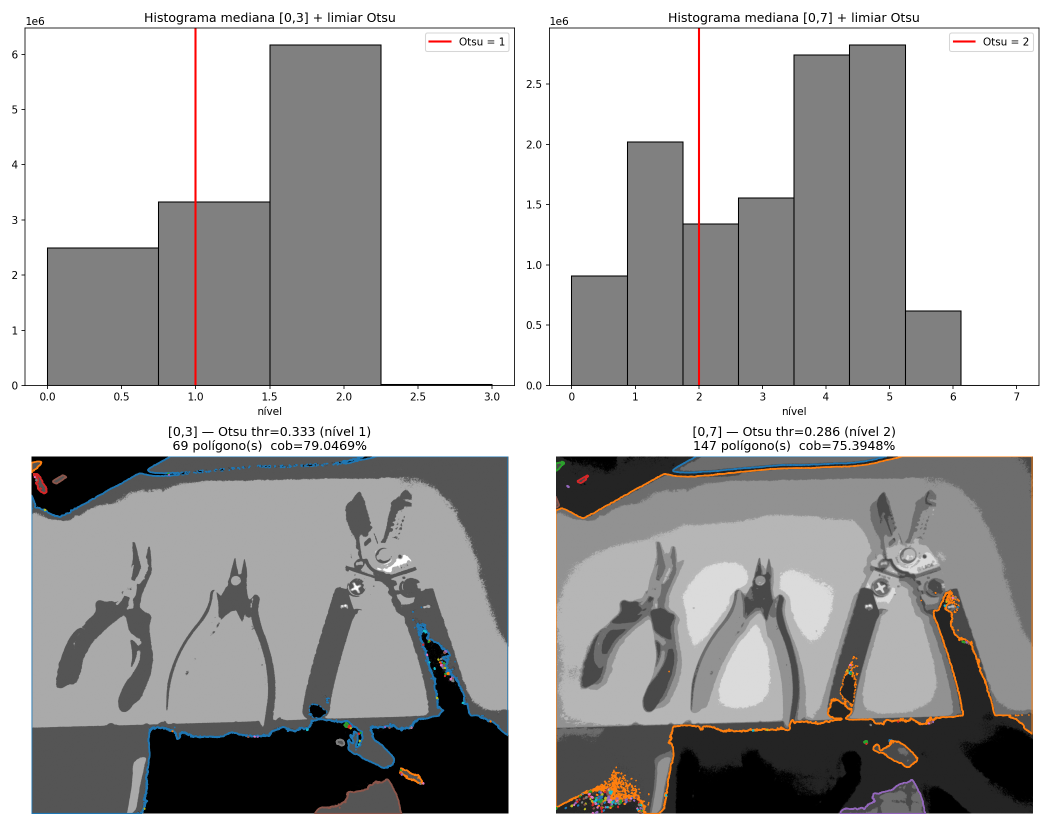
#> input picture experimentos/2026-07-01_mediana_otsu_grid/contornos_otsu_3_7.png, 2100 x 1650 px, given in place of IMG_20260602_185719031.jpg, which was not available (shown at 1/2 size)
$ python viz_contorno_otsu_31_127_255.py
#> lines starting #> are read from the running program, lines starting #| are printed output that depends on the picture; pictures that were not available may be replaced by others from this repository, and a replacement may not be noted
### core/vetorizador_raster.py
"""
core/vetorizador_raster.py — conversão raster→vector estilo GIS.

Converte a superfície de object-ness (`AnaliseCena.superficie`, grid de blocos
(Hb,Wb) com valores [0,1]) em polígonos vetoriais Shapely via isocontours
(marching squares do scikit-image).

Pipeline:
    1. Binariza superficie com threshold (ISOCONTOUR_THRESHOLD).
    2. Rotula componentes conectados (scipy.ndimage.label).
    3. Para cada região, extrai contorno externo (shell) e furos (holes)
       via cv2.findContours com RETR_CCOMP (hierarquia pai/filho).
    4. Monta Shapely Polygon(shell, holes=[...]) — furos abaixo de
       MIN_AREA_PIXEL são ignorados.
    5. Valida e filtra polígonos (is_valid, área mínima, vértices mínimos).
    6. Calcula atributos por polígono (id, area, centroid, vertices,
       confidence, n_holes).
    7. Calcula iou_vs_claude quando bboxes_claude são fornecidas.
    8. Exporta FeatureCollection GeoJSON.
    9. Mede e loga latência.

Novo helper público:
    casar_poligono_a_bbox(resultado_vet, bbox, shape) -> str
        Casa o melhor polígono de `resultado_vet` a `bbox` por IoU e retorna
        o GeoJSON Feature correspondente, ou "" se nenhum casar acima de
        IOU_MATCH_MIN.

Uso típico (aditivo, sem alterar pipeline existente):
    from core.vetorizador_raster import vetorizar_superficie, casar_poligono_a_bbox
    resultado = vetorizar_superficie(cena.superficie, bboxes_claude=bboxes)
    for obj_bbox in bboxes:
        geom = casar_poligono_a_bbox(resultado, obj_bbox, cena.superficie.shape)
"""
from __future__ import annotations

import json
import logging
import time
from typing import Optional

import cv2
import numpy as np
import scipy.ndimage
from shapely.geometry import Polygon, box, mapping

from core.config import (
    IOU_MATCH_MIN,
    ISOCONTOUR_THRESHOLD,
    MIN_AREA_PIXEL,
    MIN_POLYGON_VERTICES,
)

_log = logging.getLogger("casaiq.vetorizador_raster")


# [195 lines left out: functions _calcular_iou_vs_claude, _extrair_poligono_com_furos, casar_poligono_a_bbox, not called in this run]


def vetorizar_superficie(
    superficie: np.ndarray,
    *,
    threshold: float = ISOCONTOUR_THRESHOLD,
    min_area: float = MIN_AREA_PIXEL,
    bboxes_claude: Optional[list[dict]] = None,
) -> dict:
    """Converte a superfície de object-ness em polígonos vetoriais.

    Modela furos internos (holes) via cv2.findContours com RETR_CCOMP:
    regiões de baixa object-ness cercadas por shell de alta intensidade são
    representadas como interiores (Polygon.interiors) e descontadas da área.

    Args:
        superficie: array float32 (Hb, Wb) com valores [0, 1] representando
                    a intensidade de "object-ness" em cada bloco.
        threshold:  limiar de binarização para a isocontorno (default ISOCONTOUR_THRESHOLD).
        min_area:   área mínima em pixels de bloco para aceitar um polígono
                    (default MIN_AREA_PIXEL). Furos menores que este valor
                    também são ignorados.
        bboxes_claude: lista de bboxes normalizadas {x1, y1, x2, y2} ∈ [0,1]
                       retornadas pelo Claude. Quando fornecidas, calcula
                       iou_vs_claude para cada polígono.

    Returns:
        dict com chaves:
            'geometries':  list[Polygon]  — polígonos Shapely válidos (com furos).
            'attributes':  list[dict]     — atributos por polígono (mesma ordem).
                           Inclui 'n_holes' (int) além dos campos v1.
            'geojson':     str            — JSON de FeatureCollection parseável.
            'stats':       dict           — total_polys, total_area, coverage_pct.
            'performance': dict           — latency_ms, threshold_used.
    """
    t0 = time.perf_counter()

    superficie = np.asarray(superficie, dtype=np.float32)
    Hb, Wb = superficie.shape

    # ── 1. Binarização ───────────────────────────────────────────────────────
    mask = superficie > threshold

    # Estrutura de retorno vazia para caso degenerado
    # [8 lines left out: function _vazio, not called in this run]

    if not mask.any():
        _log.info("vetorizar_raster_superficie_vazia", extra={"threshold": threshold})
        return _vazio((time.perf_counter() - t0) * 1000)

    # ── 2. Rotulação de componentes conectados ───────────────────────────────
    labeled, n_labels = scipy.ndimage.label(mask)

    geometries: list[Polygon] = []
    attributes: list[dict] = []

    poly_id = 0

    for label_val in range(1, n_labels + 1):
        regiao_mask = labeled == label_val

        # Filtro de área por contagem de pixels da região (antes de vetorizar).
        # Mais confiável que poly.area: o contorno cv2 é traçado pelo interior
        # dos pixels, então poly.area ≈ area_pixels − perímetro/2 para formas
        # pequenas. Usar regiao_mask.sum() garante que MIN_AREA_PIXEL reflete
        # literalmente "número de pixels de bloco" da região.
        area_pixels = int(regiao_mask.sum())
        if area_pixels < min_area:
            continue

        # ── 3. Extração de contornos com suporte a furos ─────────────────────
        # cv2.findContours(RETR_CCOMP) distingue shell (parent==-1) de holes
        # (parent>=0). Furos com área < min_area são ignorados.
        poly = _extrair_poligono_com_furos(regiao_mask, min_area)
        if poly is None:
            continue

        # ── 4. Validação do polígono ─────────────────────────────────────────
        if not poly.is_valid:
            poly = poly.buffer(0)  # tenta corrigir auto-interseção

        # Se buffer(0) resultou em MultiPolygon, usar o maior
        from shapely.geometry import MultiPolygon
        if isinstance(poly, MultiPolygon):
            poly = max(poly.geoms, key=lambda p: p.area)

        if not poly.is_valid or poly.is_empty:
            continue

        if poly.is_empty or poly.area <= 0:
            continue

        # Recontagem de vértices após possível buffer
        n_vertices = len(poly.exterior.coords)
        if n_vertices < MIN_POLYGON_VERTICES:
            continue

        # ── 5. Atributos ─────────────────────────────────────────────────────
        cx, cy = poly.centroid.x, poly.centroid.y

        # Confiança: média da superfície dentro da máscara da região
        vals_regiao = superficie[regiao_mask]
        confianca = float(np.clip(vals_regiao.mean(), 0.0, 1.0))

        # IoU vs Claude
        iou = _calcular_iou_vs_claude(poly, bboxes_claude or [], (Hb, Wb))

        # Número de furos internos (holes) do polígono
        n_holes = len(list(poly.interiors))

        poly_id += 1
        atributos = {
            "id":          poly_id,
            "area":        round(float(poly.area), 4),
            "centroid":    (round(cx, 4), round(cy, 4)),
            "vertices":    n_vertices,
            "confidence":  round(confianca, 4),
            "iou_vs_claude": iou,
            "n_holes":     n_holes,
        }

        _log.info("poligono_vetorizado", extra={
            "id":         poly_id,
            "area":       atributos["area"],
            "centroid":   atributos["centroid"],
            "vertices":   atributos["vertices"],
            "confidence": atributos["confidence"],
            "n_holes":    n_holes,
        })

        geometries.append(poly)
        attributes.append(atributos)

    # ── 6. GeoJSON FeatureCollection ─────────────────────────────────────────
    features = []
    for poly, attr in zip(geometries, attributes):
        features.append({
            "type": "Feature",
            "geometry": mapping(poly),
            "properties": attr,
        })
    geojson_str = json.dumps({"type": "FeatureCollection", "features": features})

    # ── 7. Estatísticas ───────────────────────────────────────────────────────
    total_area = sum(a["area"] for a in attributes)
    area_total_superficie = float(Hb * Wb)
    coverage_pct = round(100.0 * total_area / area_total_superficie, 4) if area_total_superficie > 0 else 0.0

    latencia_ms = (time.perf_counter() - t0) * 1000

    _log.info("vetorizar_raster_resumo", extra={
        "total_polys":   len(geometries),
        "total_area":    round(total_area, 4),
        "coverage_pct":  coverage_pct,
        "latency_ms":    round(latencia_ms, 3),
        "threshold_used": threshold,
        "geojson_len":   len(geojson_str),
    })

    return {
        "geometries": geometries,
        "attributes": attributes,
        "geojson":    geojson_str,
        "stats": {
            "total_polys":  len(geometries),
            "total_area":   round(total_area, 4),
            "coverage_pct": coverage_pct,
        },
        "performance": {
            "latency_ms":    round(latencia_ms, 3),
            "threshold_used": threshold,
        },
    }

### experimentos/2026-07-01_mediana_otsu_grid/viz_contorno_otsu_31_127_255.py
import sys, json
import numpy as np
from PIL import Image
import matplotlib.pyplot as plt
from shapely.geometry import shape
from skimage.filters import threshold_otsu

sys.path.insert(0, '/home/cuco/projetos/casaiq')
from core.vetorizador_raster import vetorizar_superficie

IMG_PATH = "/home/cuco/Downloads/IMG_20260602_185719031.jpg"
LIMITES = [31, 127, 255]

img = np.array(Image.open(IMG_PATH).convert("RGB")).astype(np.float64)
pc_median = np.median(img, axis=2)
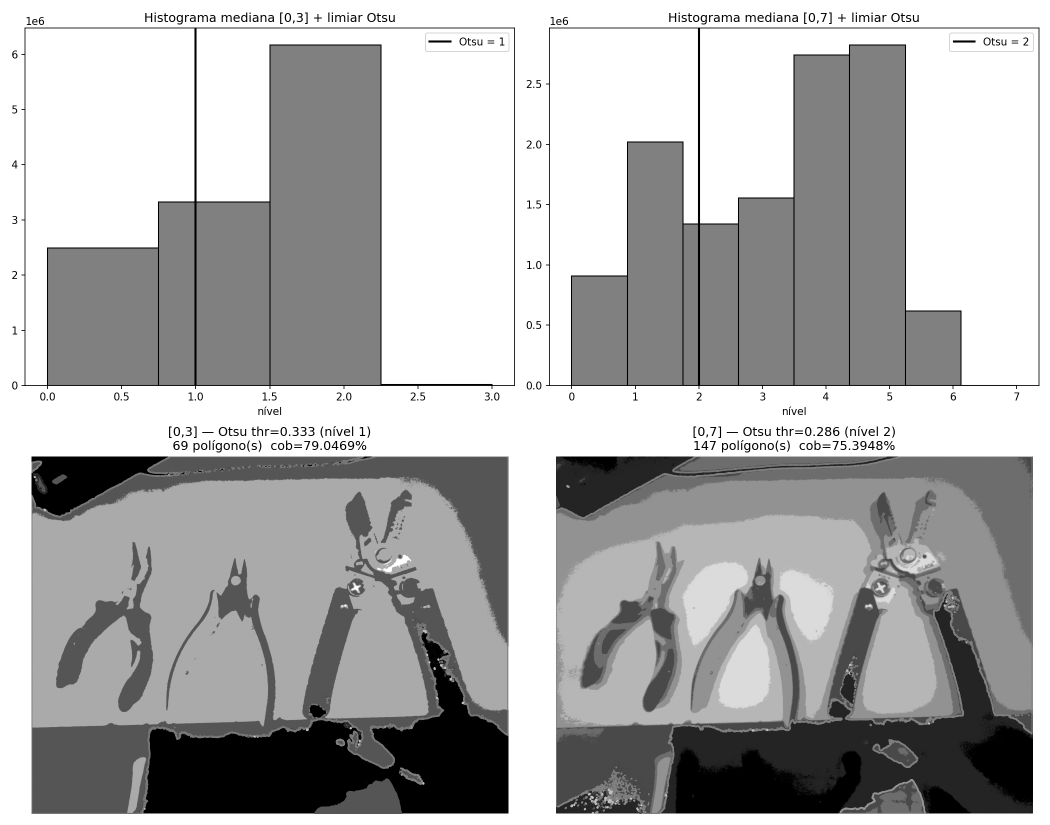
#> pc_median: shape (1650, 2100) float64 (shown at 1/2 size); min 0, max 255, mean 174.2
pmin, pmax = pc_median.min(), pc_median.max()
#> pmin = 0; pmax = 255

fig, axes = plt.subplots(2, 3, figsize=(20, 11))
cmap_polys = plt.cm.tab10

for col, LIM in enumerate(LIMITES):
    medianaN = np.round((pc_median - pmin) / (pmax - pmin) * LIM).astype(np.int32)
    superficie = (medianaN / LIM).astype(np.float32)

    otsu_nivel = threshold_otsu(medianaN.astype(np.uint16))
    otsu_thr_norm = otsu_nivel / LIM

#> (the run stopped early here; a loop or call above may not have finished)

$ run again, on experimentos/2026-07-01_mediana_otsu_grid/grid_picos_u2net_transicao.png
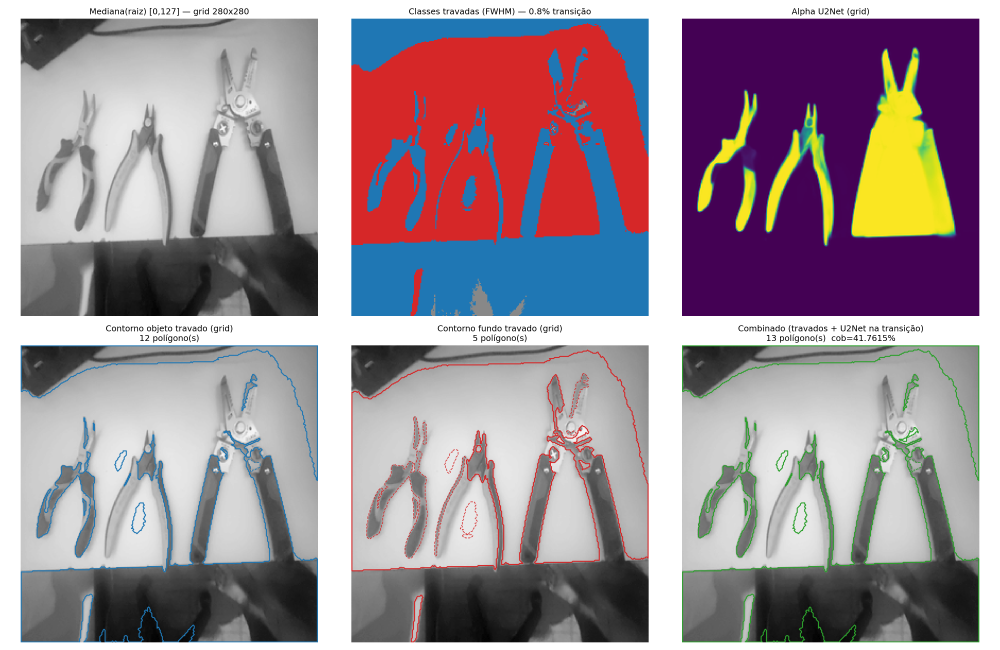
#> input picture experimentos/2026-07-01_mediana_otsu_grid/grid_picos_u2net_transicao.png, 3000 x 1950 px, given in place of IMG_20260602_185719031.jpg, which was not available (shown at 1/3 size)
#> pmin = 0; pmax = 255

$ run again, on experimentos/2026-07-01_mediana_otsu_grid/mediana16_contornos.png
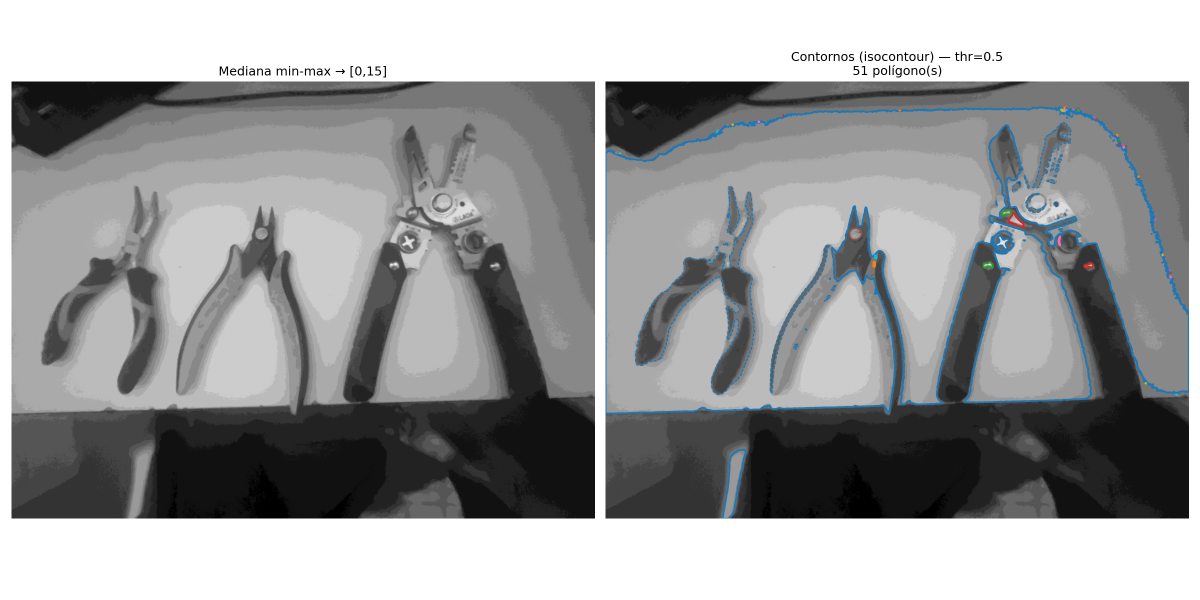
#> input picture experimentos/2026-07-01_mediana_otsu_grid/mediana16_contornos.png, 2400 x 1200 px, given in place of IMG_20260602_185719031.jpg, which was not available (shown at 1/2 size)
#> pmin = 0; pmax = 255
